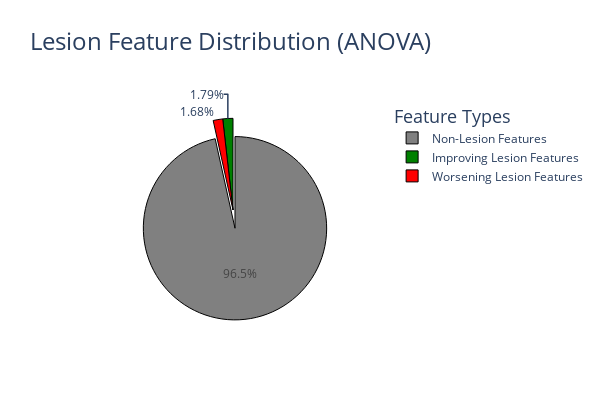
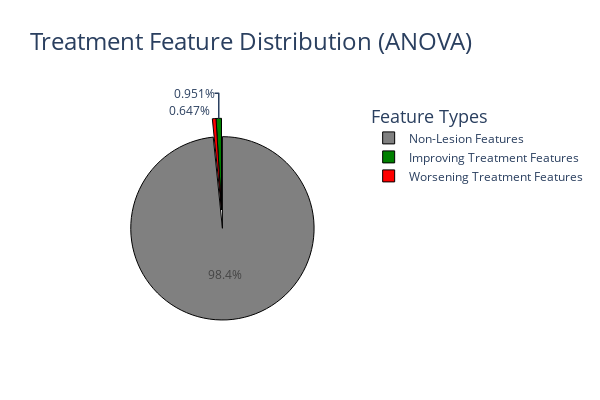

Notebook code for these charts, in order:
### Code cell
### USING ANOVA PAIRWISE TEST 
lesion_anova_df = treatment_effect_df[treatment_effect_df['Significance Healthy Left B vs Sick Left C'] != 'n.s.']
print(f"Number of significant features that describe the lesion (B pre vs C post): {lesion_anova_df.shape[0]}")

improving_lesion_anova_df = lesion_anova_df[lesion_anova_df['direction'] == 'towards_healthy']
avg_improving_effect_size = improving_lesion_anova_df['change_effect_size'].mean()
print(f"Number of significant lesion features that improve: {improving_lesion_anova_df.shape[0]}. Average effect size: {avg_improving_effect_size:.2f}")

worsening_lesion_anova_df = lesion_anova_df[lesion_anova_df['direction'] == 'away_from_healthy']
avg_worsening_effect_size = worsening_lesion_anova_df['change_effect_size'].mean()
print(f"Number of significant lesion features that worsen: {worsening_lesion_anova_df.shape[0]}. Average effect size: {avg_worsening_effect_size:.2f}")


print('-'*40)
treatment_anova_df = treatment_effect_df[treatment_effect_df['Significance Sick Left C vs Sick Left E'] != 'n.s.']
print(f"Number of significant features that describe the treatment effect (C post vs E post): {treatment_anova_df.shape[0]}")

improving_treatment_anova_df = treatment_anova_df[treatment_anova_df['direction'] == 'towards_healthy']
avg_improving_effect_size = improving_treatment_anova_df['change_effect_size'].mean()
print(f"Number of significant treatment features that improve: {improving_treatment_anova_df.shape[0]}. Average effect size: {avg_improving_effect_size:.2f}")

worsening_treatment_anova_df = treatment_anova_df[treatment_anova_df['direction'] == 'away_from_healthy']
avg_worsening_effect_size = worsening_treatment_anova_df['change_effect_size'].mean()
print(f"Number of significant treatment features that worsen: {worsening_treatment_anova_df.shape[0]}. Average effect size: {avg_worsening_effect_size:.2f}")

print('-'*40)

intersecting_features = set(treatment_anova_df['Feature']).intersection(set(lesion_anova_df['Feature']))

print('-'*40)
print(f"Number of intersecting features between the two comparisons: {len(intersecting_features)}")
print(f"Number of intersecting features that improve: {len(intersecting_features & set(improving_treatment_anova_df['Feature']))}")
print(f"Number of intersecting features that worsen: {len(intersecting_features & set(worsening_treatment_anova_df['Feature']))}")

## Use a venn diagram to display the features
venn2(subsets = (len(treatment_effect_df[treatment_effect_df['Significance Healthy Left B vs Sick Left C'] != 'n.s.']), len(treatment_effect_df[treatment_effect_df['Significance Sick Left C vs Sick Left E'] != 'n.s.']), len(intersecting_features)),
      set_labels = ('Lesion', 
                    'Treatment'),
      set_colors=("red",
                  "green"),alpha=0.7)

# add outline
venn2_circles(subsets=(len(treatment_effect_df[treatment_effect_df['Significance Healthy Left B vs Sick Left C'] != 'n.s.']), len(treatment_effect_df[treatment_effect_df['Significance Sick Left C vs Sick Left E'] != 'n.s.']), len(intersecting_features)))

plt.title("Venn Diagram of Lesion and Treatment Features (ANOVA)", fontsize=16)
# plt.savefig(os.path.join('./', 'venn_diagram_lesion_treatment.svg'), dpi=300, bbox_inches='tight')
plt.show()

## Lesion Feature Distribution pie
labels = ("Improving Lesion Features", "Worsening Lesion Features", "Non-Lesion Features")
sizes = (
    improving_lesion_anova_df.shape[0],
    worsening_lesion_anova_df.shape[0],
    treatment_effect_df[treatment_effect_df['Significance Healthy Left B vs Sick Left C'] == 'n.s.'].shape[0]
)
lesion_fig = go.Figure(
    data=[go.Pie(
        labels=labels, 
        values=sizes, 
        pull=[0, 0, 0.2],
        marker=dict(colors=['green', 'red', 'grey'], line=dict(color='black', width=1))
        )]
)
lesion_fig.update_layout(
    title_text="Lesion Feature Distribution (ANOVA)",
    title_font_size=24,
    legend_title_text="Feature Types",
    legend_title_font_size=18,
    height=400,
    width=600,
)

lesion_fig.write_image(os.path.join('./', 'lesion_feature_distribution_multitest.svg'))
lesion_fig.show()

## Treatment Feature Distribution pie
labels = ("Improving Treatment Features", "Worsening Treatment Features", "Non-Lesion Features")
sizes = (
    improving_treatment_anova_df.shape[0],
    worsening_treatment_anova_df.shape[0],
    treatment_effect_df[treatment_effect_df['Significance Healthy Left B vs Sick Left C'] == 'n.s.'].shape[0]
)
treatment_fig = go.Figure(
    data=[go.Pie(
        labels=labels,
        values=sizes,
        pull=[0, 0, 0.2],
        marker=dict(colors=['green', 'red', 'grey'], line=dict(color='black', width=1))
    )]
)
treatment_fig.update_layout(
    title_text="Treatment Feature Distribution (ANOVA)",
    title_font_size=24,
    legend_title_text="Feature Types",
    legend_title_font_size=18,
    height=400,
    width=600,
)

treatment_fig.write_image(os.path.join('./', 'treatment_feature_distribution_multitest.svg'))
treatment_fig.show()

### Figure 1 — Plotly figure (JSON) as saved in the notebook; plotly's stock layout.template omitted (floating-point values rounded to 4 significant figures)
{"data": [{"labels": ["Improving Lesion Features", "Worsening Lesion Features", "Non-Lesion Features"], "marker": {"colors": ["green", "red", "grey"], "line": {"color": "black", "width": 1}}, "pull": [0, 0, 0.2], "type": "pie", "values": [48, 45, 2587]}], "layout": {"height": 400, "legend": {"title": {"font": {"size": 18}, "text": "Feature Types"}}, "title": {"font": {"size": 24}, "text": "Lesion Feature Distribution (ANOVA)"}, "width": 600}}

### Figure 2 — Plotly figure (JSON) as saved in the notebook; plotly's stock layout.template omitted (floating-point values rounded to 4 significant figures)
{"data": [{"labels": ["Improving Treatment Features", "Worsening Treatment Features", "Non-Lesion Features"], "marker": {"colors": ["green", "red", "grey"], "line": {"color": "black", "width": 1}}, "pull": [0, 0, 0.2], "type": "pie", "values": [25, 17, 2587]}], "layout": {"height": 400, "legend": {"title": {"font": {"size": 18}, "text": "Feature Types"}}, "title": {"font": {"size": 24}, "text": "Treatment Feature Distribution (ANOVA)"}, "width": 600}}
